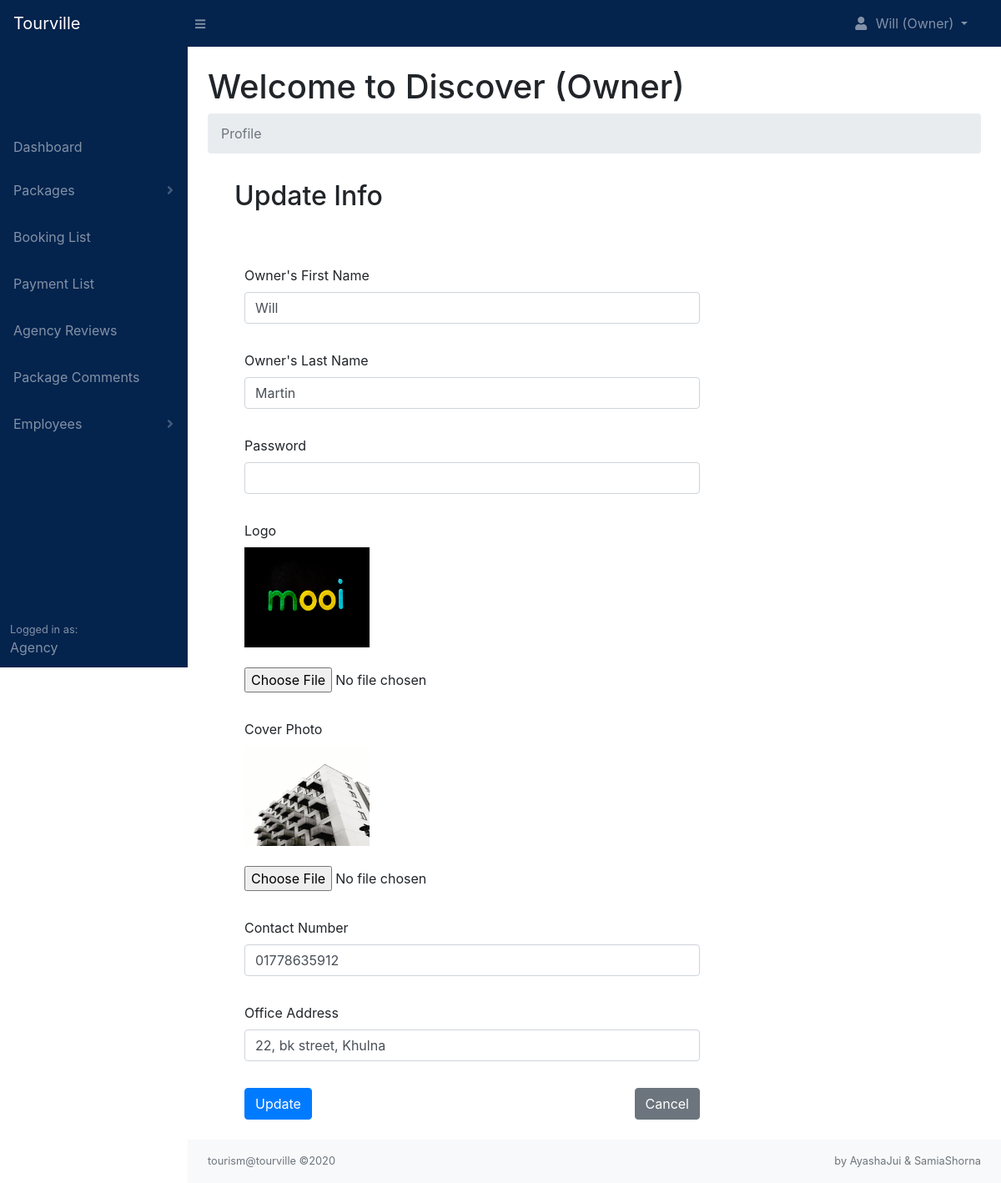
The app's page /agency/profile.php?page=edit_profile&edit=3 (signed in) with its own data.
### tables this page shows
CREATE TABLE `agencies` (
  `agency_id` int(11) NOT NULL,
  `agency_name` varchar(255) NOT NULL,
  `owner_firstname` varchar(255) NOT NULL,
  `owner_lastname` varchar(255) NOT NULL,
  `agency_email` varchar(255) NOT NULL,
  `agency_password` varchar(255) NOT NULL,
  `logo_image` text NOT NULL,
  `cover_image` text NOT NULL,
  `agency_contact` varchar(255) NOT NULL,
  `agency_address` varchar(255) NOT NULL,
  `agency_status` varchar(255) NOT NULL,
  `date` date NOT NULL
);

### includes/functions.php (called while the page is built, shortened)
<?php
    function readAgency($agency_id){
        include 'db.php';
        $stmt = $pdo->prepare('SELECT * FROM agencies WHERE agency_id = :agency_id');
        $stmt->execute([':agency_id'   => $agency_id ]);
        $agency = $stmt->fetch(PDO::FETCH_ASSOC);
        return $agency;
    }
?>

### agency/includes/edit_profile.php (the view, shortened to what this page needs)
<?php
    if(isset($_SESSION['agency_id'])){
        if(isset($_GET['edit'])){
            $agency_id = $_GET['edit'];
            $agency = readAgency($agency_id);
        }
    }
?>
<div class="container-fluid">
    <h2 class="p-2 pb-5">Update Info</h2>
    <form action="" method="post" enctype="multipart/form-data" class="col-md-8">
        <div class="form-group p-2">
            <label for="owner_firstname">Owner's First Name</label>
            <input type="text" class="form-control" value="<?php echo $agency['owner_firstname']; ?>" id="" name="owner_firstname">
        </div>
        <div class="form-group p-2">
            <label for="owner_lastname">Owner's Last Name</label>
            <input type="text" class="form-control" value="<?php echo $agency['owner_lastname']; ?>" id="" name="owner_lastname">
        </div>
        <div class="form-group p-2">
            <label for="agency_password">Password</label>
            <input type="password" class="form-control" value="" id="" name="agency_password">
        </div>
        <div class="form-group p-2">
            <label for="logo_image">Logo</label><br>
            <img src="../images/<?php echo $agency['logo_image']; ?>" width="150" height='120' alt="<?php echo $agency['agency_name']; ?>" ><br><br>
            <input type="file" id="" name="logo_image">
        </div>
        <div class="form-group p-2">
            <label for="cover_image">Cover Photo</label><br>
            <img src="../images/<?php echo $agency['cover_image']; ?>" width="150" height='120' alt="<?php echo $agency['agency_name']; ?>" ><br><br>
            <input type="file" id="" name="cover_image">
        </div>
        <div class="form-group p-2">
            <label for="agency_contact">Contact Number</label>
            <input type="text" class="form-control" value="<?php echo $agency['agency_contact']; ?>" id="" name="agency_contact">
        </div>
        <div class="form-group p-2">
            <label for="agency_address">Office Address</label>
            <input type="text" class="form-control" value="<?php echo $agency['agency_address']; ?>" id="" name="agency_address">
        </div>
        <div class="form-group p-2">
            <input type="submit" value="Update" name="update_profile" class="btn btn-primary">
            <a href="profile.php" type="button" class="btn btn-secondary float-right">Cancel</a>
        </div>
    </form>
</div>

### records on screen
agencies: owner_firstname "Will", owner_lastname "Martin", logo_image (picture), cover_image (picture), agency_contact "01778635912", agency_address "22, bk street, Khulna"

### other values on screen
$_SESSION['owner_firstname'] "Will"
$_SESSION['agency_name'] "Discover"
